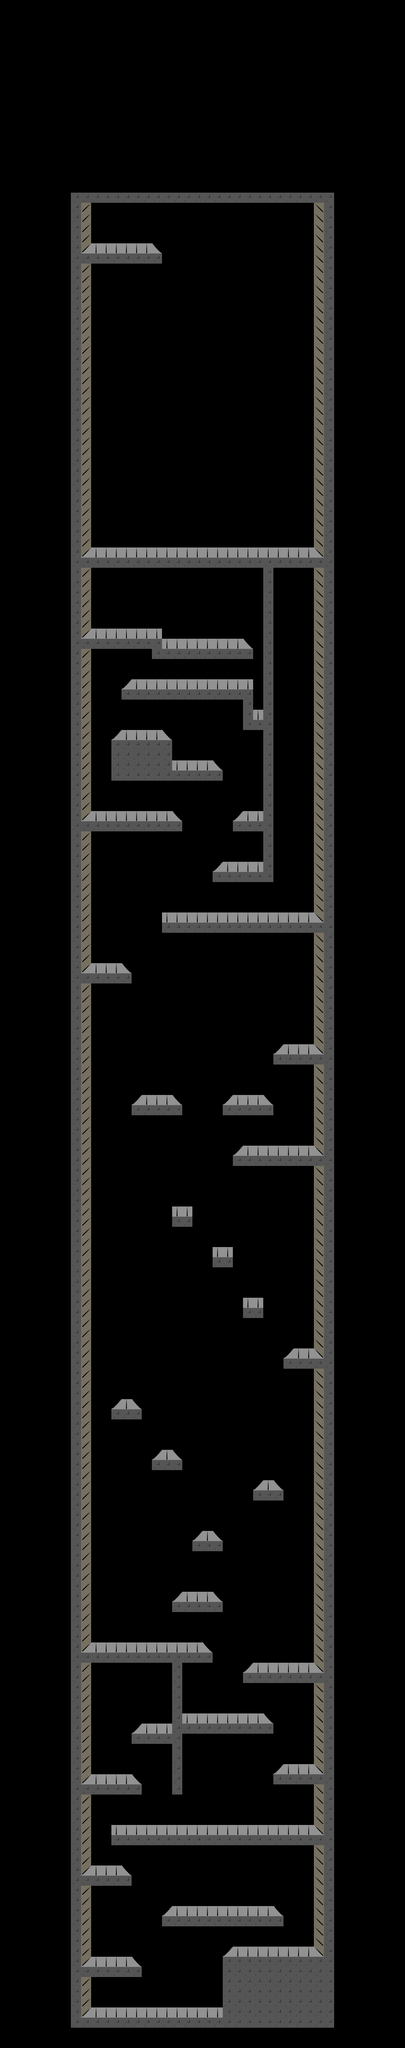

A 2D game scene composited from a Tiled map and its tileset images. What follows is a short description and the map's XML, with each tile layer's data collapsed to a summary:
An orthogonal 40x202 tile map with 32x32 px tiles, 1 tile layer (Tower), 1 hidden layer not drawn.

<map version="1.5" tiledversion="1.7.2" orientation="orthogonal" renderorder="right-down" width="40" height="202" tilewidth="32" tileheight="32" infinite="0" nextlayerid="3" nextobjectid="1">
 <tileset firstgid="1" source="atlas.tsx" />
 <layer id="1" name="Tower" width="40" height="202">
  <data>[8080 cells, 1382 non-empty, 8 distinct tile ids]</data>
 </layer>
 <layer id="2" name="Interactuable" width="40" height="202" visible="0">
  <data>[8080 cells, 187 non-empty, 10 distinct tile ids]</data>
 </layer>
</map>